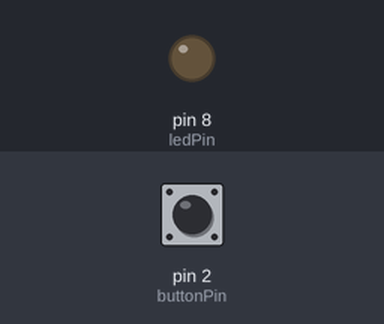
The sketch below on a simulated Arduino Uno, built with avr-gcc and run on an emulated ATmega328P. Parts: output pins drawn as LEDs (lit = HIGH). The inputs (shaded band) are chosen by the test bench; at power-on: pin 2 (buttonPin) LOW. What the sketch prints to the serial monitor is not drawn.

Above: at 1.2 s.
1.3 s: pin 2 (buttonPin) pulled HIGH for 0.15 s
At 1.37 s:
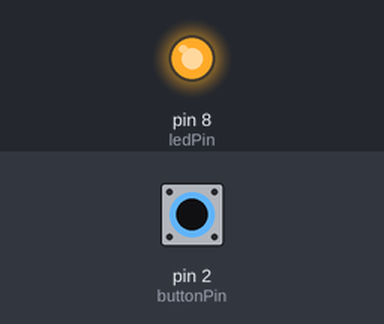
2.9 s: pin 2 (buttonPin) pulled HIGH for 3.2 s
At 6.7 s:
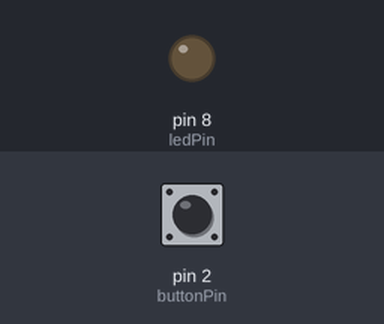
Timing chart, 0 to 8.2 s (numbered marks = the images above; inputs shaded):
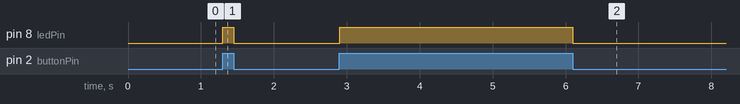

The sketch:

demo2.ino
```cpp
const int buttonPin = 2;
const int ledPin =  8;

void setup() {
  Serial.begin(9600);

  pinMode(ledPin, OUTPUT);
  pinMode(buttonPin, INPUT);
}

void loop() {
  int buttonState = digitalRead(buttonPin);
  digitalWrite(ledPin, buttonState);

  Serial.println(buttonState);
}
```

Measured:
- after the input at 1.3 s, pin 8 (ledPin): LOW → HIGH at once, → LOW 0.15 s later
- after the input at 2.9 s, pin 8 (ledPin): LOW → HIGH at once, → LOW 3.2 s later
